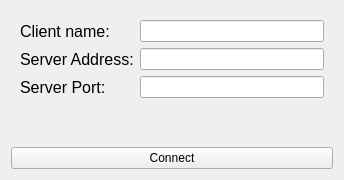
<?xml version="1.0" encoding="UTF-8"?>
<ui version="4.0">
 <class>StartupForm</class>
 <widget class="QWidget" name="StartupForm">
  <property name="geometry">
   <rect>
    <x>0</x>
    <y>0</y>
    <width>344</width>
    <height>180</height>
   </rect>
  </property>
  <property name="windowTitle">
   <string>Client Setup</string>
  </property>
  <property name="windowIcon">
   <iconset theme="QIcon::ThemeIcon::UserAvailable"/>
  </property>
  <layout class="QVBoxLayout" name="verticalLayout">
   <item>
    <widget class="QWidget" name="widget" native="true">
     <layout class="QFormLayout" name="formLayout">
      <item row="0" column="0">
       <widget class="QLabel" name="clientName">
        <property name="font">
         <font>
          <pointsize>12</pointsize>
         </font>
        </property>
        <property name="text">
         <string>Client name:</string>
        </property>
       </widget>
      </item>
      <item row="1" column="0">
       <widget class="QLabel" name="serverAddress">
        <property name="font">
         <font>
          <pointsize>12</pointsize>
         </font>
        </property>
        <property name="text">
         <string>Server Address:</string>
        </property>
       </widget>
      </item>
      <item row="2" column="0">
       <widget class="QLabel" name="serverPort">
        <property name="font">
         <font>
          <pointsize>12</pointsize>
         </font>
        </property>
        <property name="text">
         <string>Server Port:</string>
        </property>
       </widget>
      </item>
      <item row="0" column="1">
       <widget class="QLineEdit" name="clientNameEdit"/>
      </item>
      <item row="1" column="1">
       <widget class="QLineEdit" name="serverAddressEdit"/>
      </item>
      <item row="2" column="1">
       <widget class="QLineEdit" name="serverPortEdit"/>
      </item>
     </layout>
    </widget>
   </item>
   <item>
    <widget class="QPushButton" name="connectButton">
     <property name="text">
      <string>Connect</string>
     </property>
    </widget>
   </item>
  </layout>
 </widget>
 <resources/>
 <connections/>
</ui>
